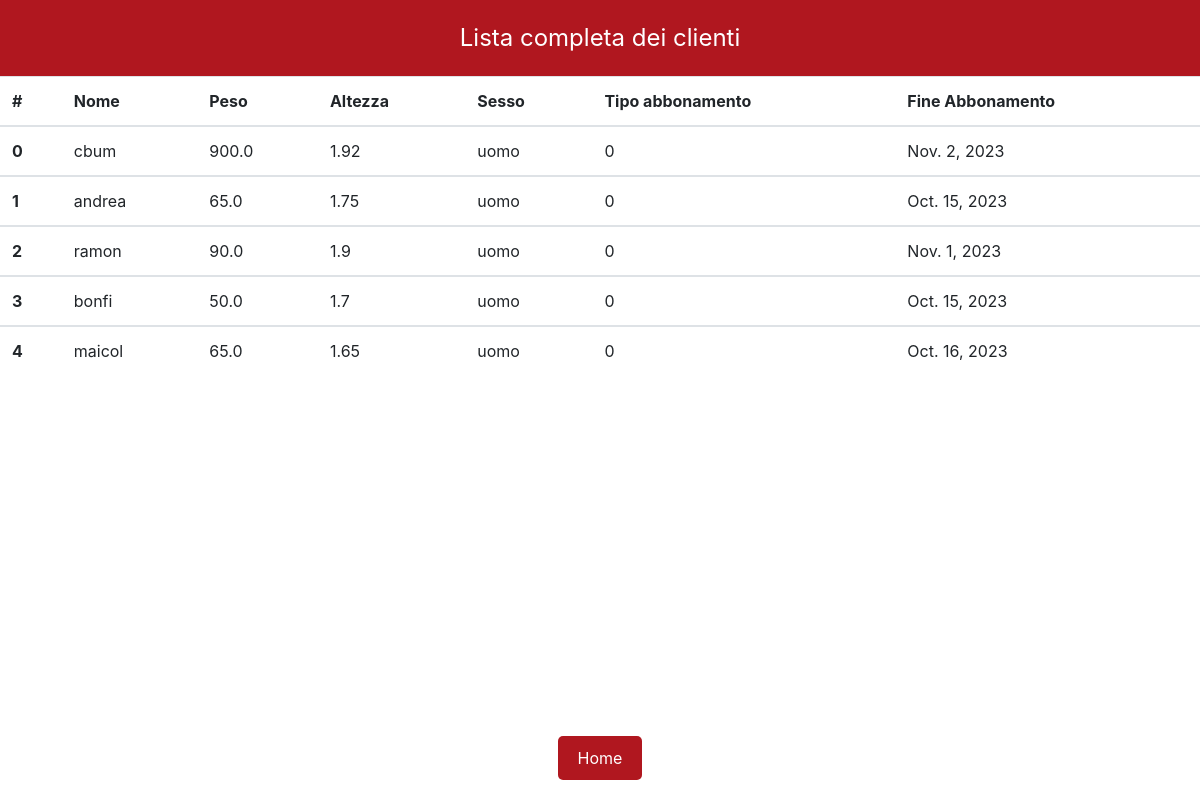
Before: /user/listautenti/ with the older database file.
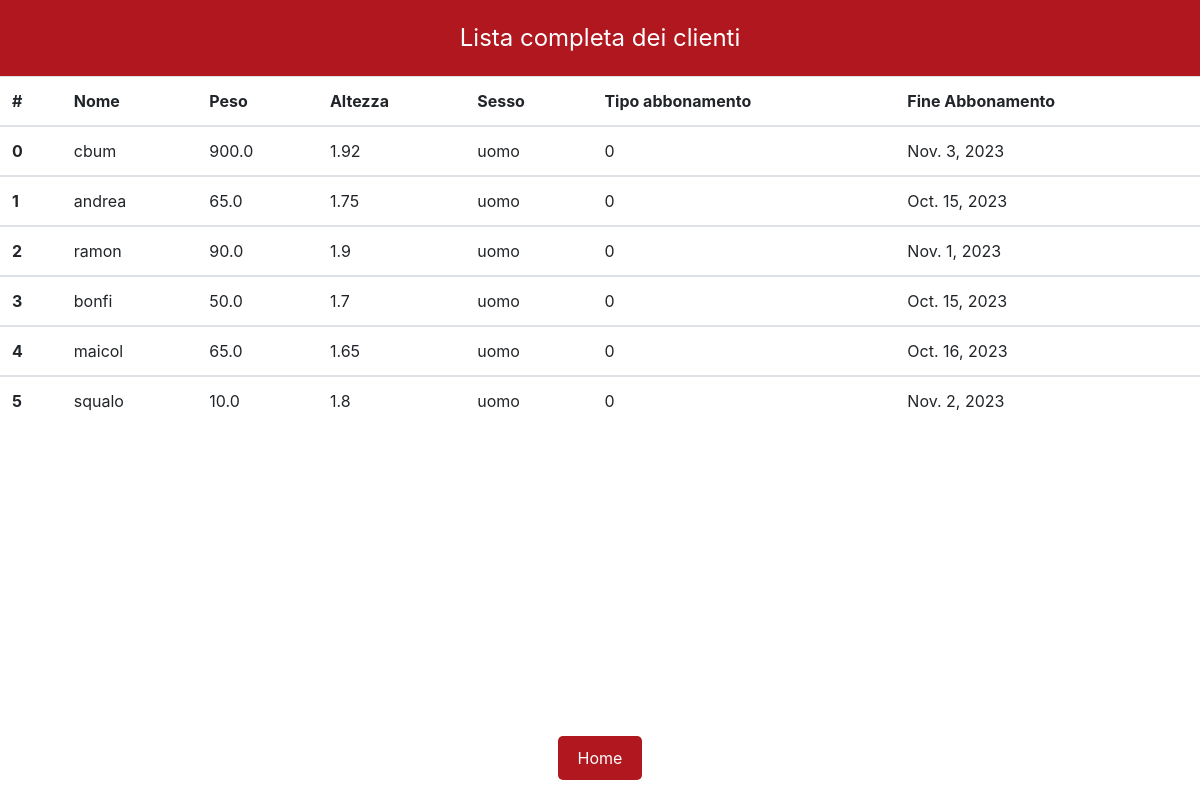
After: the same page with the newer database file.
### Users/models.py (models this page shows)
class MyUser(AbstractUser):
    sesso = models.CharField(max_length=10, choices=SESSO)
    peso = models.FloatField(blank=True, null=True)
    altezza = models.FloatField(blank=True, null=True)
    tipo_abbonamento = models.IntegerField(default=1)
    fine_abbonamento = models.DateField(blank=True, null=True)
    immagine_profilo = models.ImageField(upload_to="fotouser/", blank=True)
    obiettivo = models.CharField(max_length=400, blank=True, null=True)

### Users/views.py (the view)
# urls.py: path('listautenti/', UtentiListView.as_view(), name="listautenti"),
class UtentiListView(GroupRequiredMixin, ListView):
    group_required = ["nutrizionista", "pt"]
    model = MyUser
    template_name = "Users/lista_utenti.html"
    def get_queryset(self):
        gruppo_pt = Group.objects.get(name="pt")
        gruppo_nutrizionista = Group.objects.get(name="nutrizionista")
        queryset = MyUser.objects.exclude(groups=gruppo_pt).exclude(groups=gruppo_nutrizionista)
        queryset = queryset.exclude(is_superuser=True)
        return queryset

### Users/templates/Users/lista_utenti.html (shortened to what this page needs)
{% extends 'base.html' %}
{% block content %}
    <div class="text_red"> Lista completa dei clienti </div>
     <table class="table table-hover">
        <thead>
            <tr>
                <th scope="col">#</th>
                <th scope="col">Nome</th>
                <th scope="col">Peso</th>
                <th scope="col">Altezza</th>
                <th scope="col">Sesso</th>
                <th scope="col">Tipo abbonamento</th>
                <th scope="col">Fine Abbonamento</th>
            </tr>
        </thead>
        {% for cliente in object_list %}
            <tbody>
                <tr>
                    <th scope="row">{{ forloop.counter0 }} </th>
                    <td> {{ cliente.username}}</td>
                    <td> {{ cliente.peso}}</td>
                    <td> {{ cliente.altezza }}</td>
                    <td> {{ cliente.sesso }}</td>
                    <td> {{ cliente.tipo_abbonamento }}</td>
                    <td> {{ cliente.fine_abbonamento }}</td>
                </tr>
            </tbody>
        {% endfor %}
     </table>
    <div class="div-bassa-2">
        <a href="{% url 'home_login' %}" class="pulsante-rosso">Home </a>
    </div>
{% endblock %}

### templates/base.html (shortened to what this page needs)
<!DOCTYPE html>
{% load static %}
<html lang="en">
<head>
    {% load static %}
    <link rel="stylesheet" href="https://cdn.jsdelivr.net/npm/bootstrap@4.6.2/dist/css/bootstrap.min.css">
    <link rel="stylesheet" type="text/css" href="{% static 'style/style.css' %}">
    <link rel="stylesheet" type="text/css" href="/static/style/style.css">
</head>
<body>
    {% block content %}
    {% endblock %}
</body>
</html>

### static/style/style.css (style rules this page uses)
.text_red { background-color: #B0171F; padding: 20px; color: white; font-size: 24px; text-align: center; }
.pulsante-rosso { background-color: #B0171F; color: white; padding: 10px 20px; border: none; border-radius: 5px; cursor: pointer; }
.div-bassa-2 { position: fixed; bottom: 0; left: 0; right: 0; display: flex; justify-content: center; padding: 20px 0; }

Changed rows visible on the page:
changed MyUser "cbum": fine_abbonamento "Nov. 2, 2023" → "Nov. 3, 2023"
added MyUser: username "squalo", peso "10.0", altezza "1.8", sesso "uomo", tipo_abbonamento "0", fine_abbonamento "Nov. 2, 2023"
